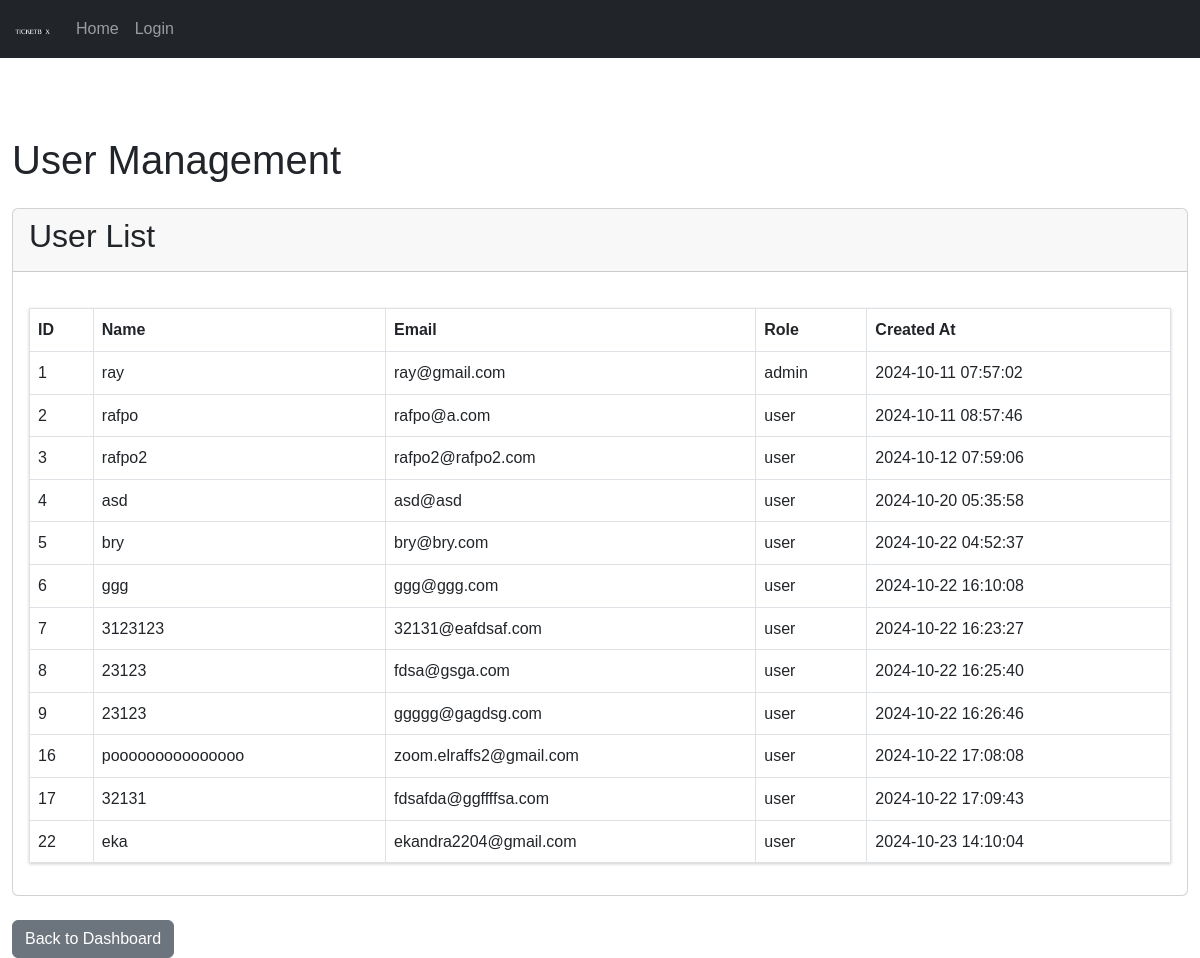
The page /lec/admin/user-management.php on the database its author committed.
### tables this page shows
CREATE TABLE `users` (
  `id` int(11) NOT NULL,
  `name` varchar(100) NOT NULL,
  `email` varchar(100) NOT NULL,
  `password` varchar(255) NOT NULL,
  `role` enum('admin','user') DEFAULT 'user',
  `created_at` timestamp NOT NULL DEFAULT current_timestamp(),
  `account_activation_hash` varchar(64) DEFAULT NULL,
  `reset_token_hash` varchar(64) DEFAULT NULL,
  `reset_token_expires_at` datetime DEFAULT NULL
);

### lec/admin/user-management.php (the view, shortened to what this page needs)
<?php
$database = new Database();
$db = $database->getConnection();
$query = "SELECT id, name, email, role, created_at FROM users ORDER BY created_at ASC";
$users = $db->query($query)->fetchAll(PDO::FETCH_ASSOC);
include_once '../includes/adminheader.php';
?>
<div class="container mt-5 pt-5">
    <h1 class="mb-4">User Management</h1>
    <div class="card">
        <div class="card-header">
            <h2>User List</h2>
        </div>
        <div class="card-body">
            <table class="table table-bordered">
                <thead>
                    <tr>
                        <th>ID</th>
                        <th>Name</th>
                        <th>Email</th>
                        <th>Role</th>
                        <th>Created At</th>
                    </tr>
                </thead>
                <tbody>
                    <?php foreach ($users as $user): ?>
                    <tr>
                        <td><?= htmlspecialchars($user['id']) ?></td>
                        <td><?= htmlspecialchars($user['name']) ?></td>
                        <td><?= htmlspecialchars($user['email']) ?></td>
                        <td><?= htmlspecialchars($user['role']) ?></td>
                        <td><?= htmlspecialchars($user['created_at']) ?></td>
                    </tr>
                    <?php endforeach; ?>
                </tbody>
            </table>
        </div>
    </div>
    <a href="dashboard.php" class="btn btn-secondary mt-4">Back to Dashboard</a>
</div>
</body>
</html>

### lec/assets/css/style.css (style rules this page uses)
body { font-family: Arial, sans-serif; line-height: 1.6; margin: 0; background-color: white; padding-top: 40px; }
.container { max-width: 1200px; margin: 0 auto; }
table { width: 100%; border-collapse: collapse; margin: 20px 0; background-color: white; box-shadow: 0 1px 3px rgba(0, 0, 0, 0.2); }
th, td { padding: 12px 15px; text-align: left; border-bottom: 1px solid #ddd; }
th { background-color: #f8f9fa; font-weight: bold; }

### rows shown on the page
users: id "1", name "ray", email "ray@gmail.com", role "admin", created_at "2024-10-11 07:57:02"
users: id "2", name "rafpo", email "rafpo@a.com", role "user", created_at "2024-10-11 08:57:46"
users: id "3", name "rafpo2", email "rafpo2@rafpo2.com", role "user", created_at "2024-10-12 07:59:06"
users: id "4", name "asd", email "asd@asd", role "user", created_at "2024-10-20 05:35:58"
users: id "5", name "bry", email "bry@bry.com", role "user", created_at "2024-10-22 04:52:37"
users: id "6", name "ggg", email "ggg@ggg.com", role "user", created_at "2024-10-22 16:10:08"
users: id "7", name "3123123", email "32131@eafdsaf.com", role "user", created_at "2024-10-22 16:23:27"
users: id "8", name "23123", email "fdsa@gsga.com", role "user", created_at "2024-10-22 16:25:40"
users: id "9", name "23123", email "ggggg@gagdsg.com", role "user", created_at "2024-10-22 16:26:46"
users: id "16", name "pooooooooooooooo", email "zoom.elraffs2@gmail.com", role "user", created_at "2024-10-22 17:08:08"
users: id "17", name "32131", email "fdsafda@ggffffsa.com", role "user", created_at "2024-10-22 17:09:43"
users: id "22", name "eka", email "ekandra2204@gmail.com", role "user", created_at "2024-10-23 14:10:04"
